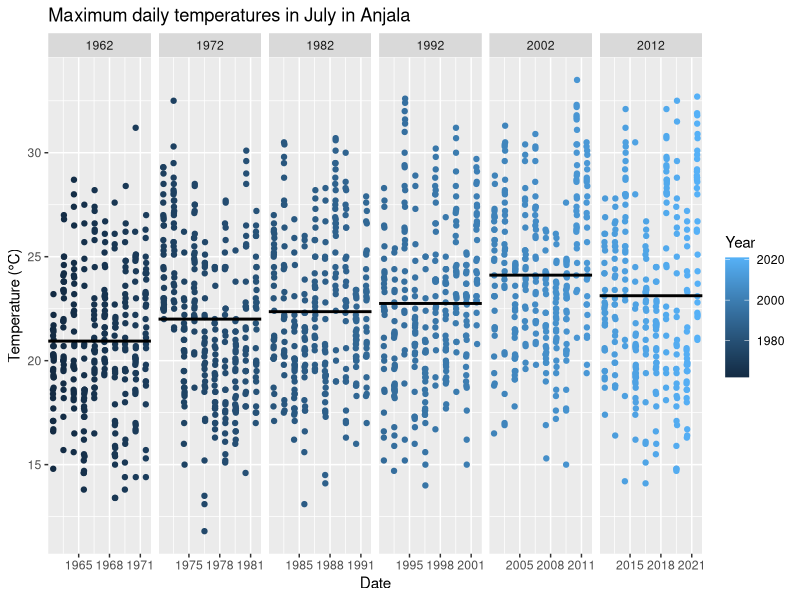
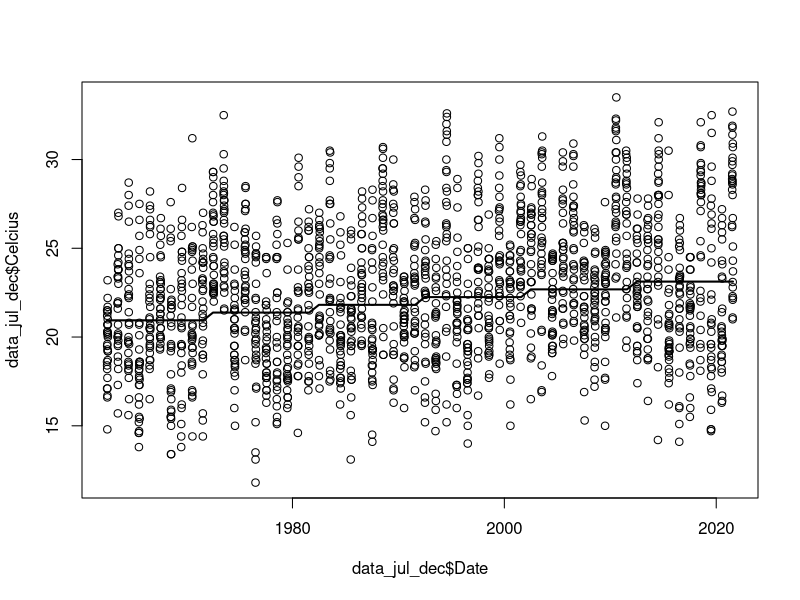
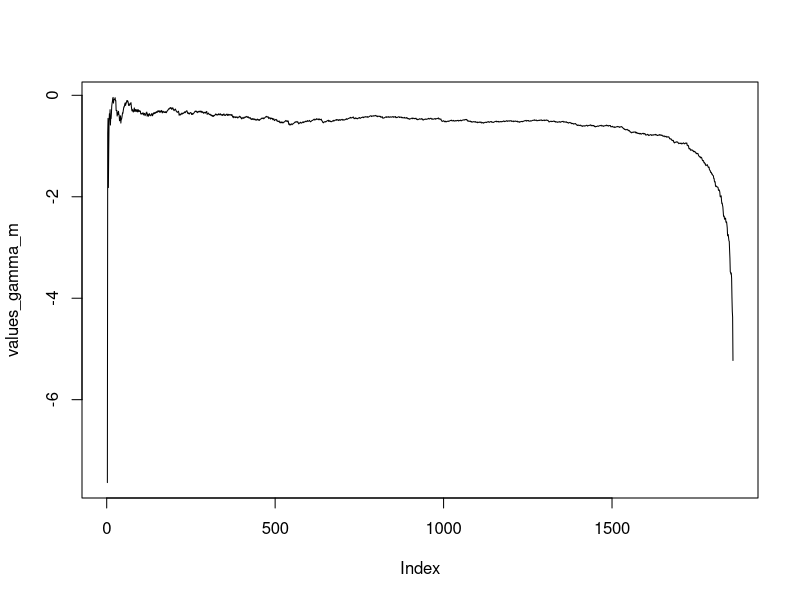
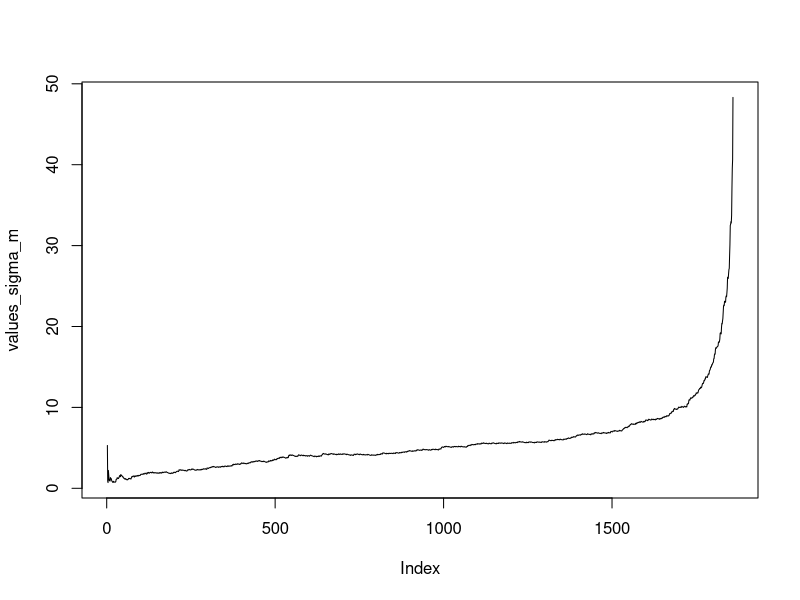
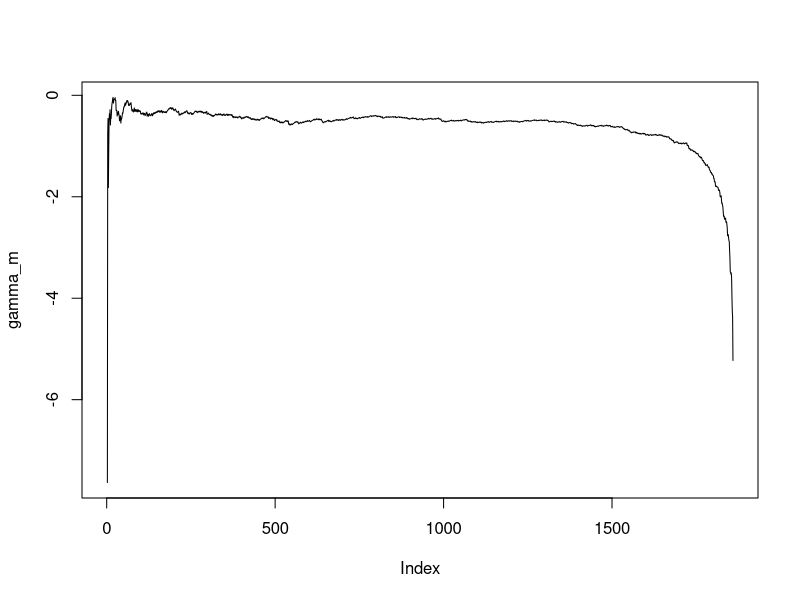
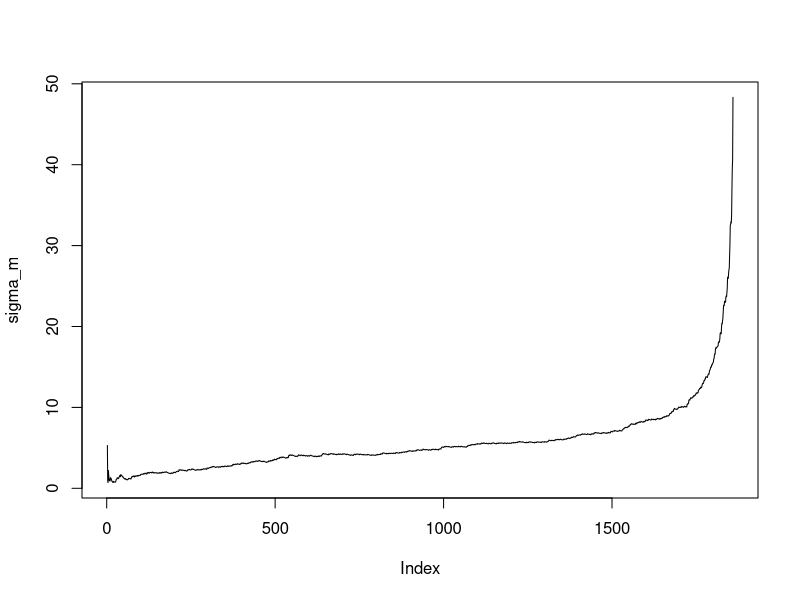
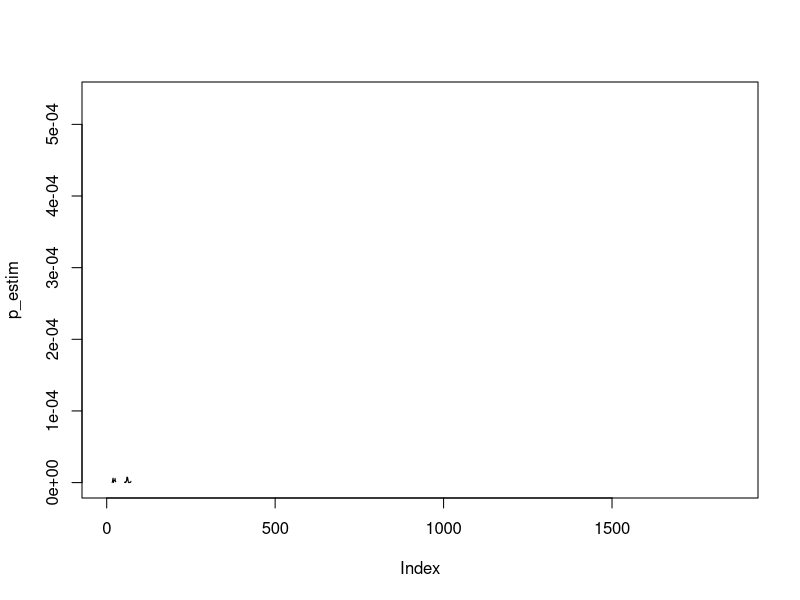

These figures' R source, in order:
setwd("/m/home/home3/33/norjav2/data/Documents/kandi_local/kandi/code")

#read data
data <- read.table(file = "anjala.csv", header = TRUE, sep = ",", col.names = 
                     c('Year', 'Month', 'Day', 'Hour', 'Time zone', 'Celcius'))
#setwd("C:/Users/vilma/OneDrive - Aalto University/Yliopisto/Kandi")

library(ggplot2)
library(dplyr)
#library(forecast)
#library(carData)
#library(car)
#library(lmtest)
#library(tseries)
library(gridExtra)
library(scales)

#theme_update(plot.title = element_text(hjust = 0.5))
#data <- read.table(file = "anjaladata.csv", header = TRUE, sep= ",", col.names = c('Year','Month', "Day", "hour", "aikavyohyke", 'Celcius'))
data$Date <- as.Date(with(data, paste(Year,Month,Day,sep="-")),"%Y-%m-%d")

#remove and edit data
data_july <- data[data$Month == "7",]
data_july$Group <- c(rep(1959,31), rep(1960,10*31), rep(1970,10*31), rep(1980,10*31), rep(1990,10*31), rep(2000,10*31), rep(2010,10*31), rep(2020,2*31))

# temp = ts(data_july$Celcius, start = 1959, frequency = 31)
# 
# ts.plot(temp, xlab = "Year",
#         ylab = "Celcius")
# 
# #mean_temp <- aggregate(data_july$Celcius, list(data_july$Year), FUN=mean)
# mean <- data_july%>% group_by(Year)%>%summarise(mean_val=mean(Celcius))
# ggplot(data_july, aes(Date, Celcius)) + geom_point(aes(colour=Year)) + 
#   geom_hline(data = mean, aes(yintercept = mean_val)) + 
#   facet_grid(~Year, scales = "free_x") + 
#   labs(title = "Maximum daily temperatures in July in Anjala", x = "Day (July)", y = "Temperature (\u00B0C)")
# 
# ts.plot(ts(mean$mean_val, start = 1959, frequency = 1))
# #one year of each decade
# data_10 <- filter(data_july, Year == "1961" | Year == "1971" | Year == "1981" | Year == "1991" | Year == "2001" | Year == "2011" | Year == "2021")
# mean_10 <- data_10%>% group_by(Year)%>%summarise(mean_val_10=mean(Celcius))
# ggplot(data_10, aes(Day, Celcius)) + geom_point(color = 'darkblue') + 
#   geom_hline(data = mean_10, aes(yintercept = mean_val_10)) + 
#   facet_grid(~Year, scales = "free_x")  + 
#   labs(title = "Maximum daily temperatures in July in Anjala", x = "Day (July)", y = "Temperature (\u00B0C)")
# 
# #suomeksi
# data_10 <- filter(data_july, Year == "1961" | Year == "1971" | Year == "1981" | Year == "1991" | Year == "2001" | Year == "2011" | Year == "2021")
# mean_10 <- data_10%>% group_by(Year)%>%summarise(mean_val_10=mean(Celcius))
# ggplot(data_10, aes(Day, Celcius)) + geom_point(color = 'darkgreen') + 
#   geom_hline(data = mean_10, aes(yintercept = mean_val_10)) + 
#   facet_grid(~Year, scales = "free_x")  + 
#   labs(title = "Vuorokauden ylin lämpötila Anjalassa", x = "Päivä (heinäkuu)", y = "Lämpötila (\u00B0C)")
# 
# #Compare two different decades
# data_compare1 <- filter(data_july, Group == "1970" | Group == "2010")
# mean_compare1 <- data_compare1%>% group_by(Year)%>%summarise(mean_val_comp1=mean(Celcius))
# ggplot(data_compare1, aes(Day, Celcius)) + 
#   geom_point(aes(colour=Year)) + 
#   geom_hline(data = mean_compare1, aes(yintercept = mean_val_comp1, col=Year)) + 
#   facet_grid(~Year, scales = "free_x")  + 
#   labs(title = "Maximum daily temperatures in July in Anjala", x = "Day (July)", y = "Temperature (\u00B0C)", colour = "Year")
# 
# 
# comp_1 <- filter(data_july, Group == "1970")
# mean_1 <- comp_1%>% group_by(Year)%>%summarise(mean_val_1=mean(Celcius))
# ggp1 <- ggplot(comp_1, aes(Day, Celcius)) + geom_point(colour= 'darkred') + 
#   geom_hline(data = mean_1, aes(yintercept = mean_val_1)) + 
#   facet_grid(~Year, scales = "free_x")  + 
#   labs(x = "Day (July)", y = "Temperature (\u00B0C)") + ylim(5,35)
# 
# 
# comp_2 <- filter(data_july, Group == "2010")
# mean_2 <- comp_2%>% group_by(Year)%>%summarise(mean_val_2=mean(Celcius))
# ggp2 <- ggplot(comp_2, aes(Day, Celcius)) + geom_point(colour= 'darkblue') + 
#   geom_hline(data = mean_2, aes(yintercept = mean_val_2)) + 
#   facet_grid(~Year, scales = "free_x")  + 
#   labs(x = "Day (July)", y = "Temperature (\u00B0C)") + ylim(5,35)
# 
# 
# grid.arrange(ggp1, ggp2, ncol = 2, top = "Maximum daily temperatures in July in Anjala")
# 
# data_compare2 <- filter(data_july, Group == "1960" |Group == "1980" | Group == "2000")
# mean_compare2 <- data_compare2%>% group_by(Group)%>%summarise(mean_val_comp2=mean(Celcius))
# ggplot(data_compare2, aes(Date, Celcius)) + geom_point() + 
# geom_hline(data = mean_compare2, aes(yintercept = mean_val_comp2)) + 
# facet_grid(~Group, scales = "free_x", labeller = labeller(Group = c('1960'="1960s",'1980'="1980s",'2000'="2000s"))) + labs(x = "Year", y = "Temperature (\u00B0C)")
# 
# data_july2 <- data.frame(data_july$Year, data_july$Day, data_july$Temperature)
# 
# #Decades
# data_july_dec <- filter(data_july, Group == "1960" | Group == "1970" | Group == "1980" | Group == "1990" | Group == "2000" |Group == "2010")
# mean_byDecade <- data_july_dec%>% group_by(Group)%>%summarise(mean_val_dec=mean(Celcius))
# ggplot(data_july_dec, aes(Date, Celcius)) + geom_point(aes(colour=Year)) + 
#   scale_x_date(date_breaks = "3 years" , date_labels = "%Y") +
#   geom_hline(data = mean_byDecade, aes(yintercept = mean_val_dec), size=1) + 
#   facet_grid(~Group, scales = "free_x", labeller = labeller(Group = c('1960'="1960s",'1970'="1970s",'1980'="1980s",'1990'="1990s",'2000'="2000s", '2010'="2010s"))) + 
#   labs(title = "Maximum daily temperatures in July in Anjala", x = "Date", y = "Temperature (\u00B0C)")
# x2 <- mean_byDecade[2]
# h2 <- sum(x2[2:6,]-x2[1:5,])*1/5
# data_july_dec$h2 <- c(rep(x2[1,1],10*31),rep(x2[1,1]+h2,10*31),rep(x2[1,1]+2*h2,10*31),rep(x2[1,1]+3*h2,10*31),rep(x2[1,1]+4*h2,10*31),rep(x2[1,1]+5*h2,10*31))
# y_centered2 <- data_july_dec$Celcius-as.numeric(data_july_dec$h2)
# 
# #Decades suom.
# data_july_dec <- filter(data_july, Group == "1960" | Group == "1970" | Group == "1980" | Group == "1990" | Group == "2000" |Group == "2010")
# mean_byDecade <- data_july_dec%>% group_by(Group)%>%summarise(mean_val_dec=mean(Celcius))
# ggplot(data_july_dec, aes(Date, Celcius)) + geom_point(aes(colour=Year)) + 
#   scale_x_date(date_breaks = "4 years" , date_labels = "%Y") +
#   geom_hline(data = mean_byDecade, aes(yintercept = mean_val_dec), size=1) + 
#   facet_grid(~Group, scales = "free_x", labeller = labeller(Group = c('1960'="1960-luku",'1970'="1970-luku",'1980'="1980-luku",'1990'="1990-luku",'2000'="2000-luku", '2010'="2010-luku"))) + 
#   labs(title = "Heinäkuun vuorokausien ylin lämpötila Anjalassa vuodesta 1960 alkaen", x = "Päivämäärä", y = "Lämpötila (\u00B0C)")


#mean_temp <- aggregate(data_july$Temperature, list(data_july$Year), FUN = mean)
#plot(mean_temp)

#10 year periods from 1962
data_july$Group2 <- c(rep(0,3*31), rep(1962,10*31), rep(1972,10*31), rep(1982,10*31), rep(1992,10*31), rep(2002,10*31), rep(2012,10*31))
data_jul_dec <- filter(data_july, Group2 == "1962" | Group2 == "1972" | Group2 == "1982" | Group2 == "1992" | Group2 == "2002" |Group2 == "2012")
mean_by_dec <- data_jul_dec%>% group_by(Group2)%>%summarise(mean_val_dec=mean(Celcius))
x <- mean_by_dec[2]
d <- sum(x[2:6,]-x[1:5,])*1/5
data_jul_dec$h <- c(rep(x[1,1],10*31),rep(x[1,1]+d,10*31),rep(x[1,1]+2*d,10*31),rep(x[1,1]+3*d,10*31),rep(x[1,1]+4*d,10*31),rep(x[1,1]+5*d,10*31))
ggplot(data_jul_dec, aes(Date, Celcius)) + geom_point(aes(colour=Year)) + 
  scale_x_date(date_breaks = "3 years" , date_labels = "%Y") +
  geom_hline(data = mean_by_dec, aes(yintercept = mean_val_dec), size=1) + 
  facet_grid(~Group2, scales = "free_x") + 
  labs(title = "Maximum daily temperatures in July in Anjala", x = "Date", y = "Temperature (\u00B0C)")

plot(data_jul_dec$Date, data_jul_dec$Celcius)
lines(data_jul_dec$Date, data_jul_dec$h, lwd=2.0)

#y_centered2 <- data_jul_dec$Celcius-as.numeric(data_jul_dec$h)
y_centered <- as.numeric(data_jul_dec$Celcius-c(rep(0,10*31),rep(d,10*31),rep(2*d,10*31),rep(3*d,10*31),rep(4*d,10*31),rep(5*d,10*31)))

#moment estimator
n <- length(data_jul_dec$Celcius)

m_n <- function(data, n, k, j){
  data_ordered <- sort(data, decreasing = FALSE)[(n-k):n]
  mean(((log(data_ordered)-log(data_ordered[1]))[-1])^j)
}

gamma_m <- function(data, n, k) {
  m_n_1 <- m_n(data, n, k, 1)
  m_n_2 <- m_n(data, n, k, 2)
  m_n_1+1-(1/2)*(1-((m_n_1^2)/m_n_2))^(-1)
}

values_gamma_m <- rep(0,n-1)
for (k in 1:(n-1)) {
  values_gamma_m[k] <- gamma_m(y_centered, n, k)
}

plot(values_gamma_m, type = 'l')
#for(k in 1:(n-1)){
#  y_ordered <- sort(y_centered,decreasing = FALSE)[(n-k):n]
#  m_n_1 <- 1/k*sum((log(y_ordered)-log(y_ordered[1]))[-1])
#  m_n_2 <- 1/k*sum(((log(y_ordered)-log(y_ordered[1]))[-1])^2)
#  values[k] <- m_n_1+1-(1/2)*(1-(m_n_1^2/m_n_2))^(-1)
#}

# for(k in 1:(n-1)){
#   y_ordered <- sort(y_centered,decreasing = FALSE)[(n-k):n]
#   m_n_1 <- mean((log(y_ordered)-log(y_ordered[1]))[-1])
#   m_n_2 <- mean(((log(y_ordered)-log(y_ordered[1]))[-1])^2)
#   gamma_m[k] <- m_n_1+1-(1/2)*(1-((m_n_1^2)/m_n_2))^(-1)
# }
# plot(gamma_m, type = 'l')
# hist(gamma_m)
# #negative values

#scale estimator
sigma_m <- function(data, n, k) {
  m_n_1 <- m_n(data, n, k, 1)
  m_n_2 <- m_n(data, n, k, 2)
  gamma_minus <-1-(1/2)*(1-(m_n_1^2/m_n_2))^(-1)
  data_ordered <- sort(data, decreasing = FALSE)[(n-k):n]
  data_ordered[1]*m_n_1*(1-gamma_minus)
}

values_sigma_m <- rep(0,n-1)
for (k in 1:(n-1)) {
  values_sigma_m[k] <- sigma_m(y_centered, n, k)
}

plot(values_sigma_m, type = 'l')

# #check <- rep(0,n-1)
# for(k in 1:(n-1)){
#   y_ordered <- sort(y_centered,decreasing = FALSE)[(n-k):n]
#   m_n_1 <- mean((log(y_ordered)-log(y_ordered[1]))[-1])
#   m_n_2 <- mean(((log(y_ordered)-log(y_ordered[1]))[-1])^2)
#   gamma_minus <-1-(1/2)*(1-(m_n_1^2/m_n_2))^(-1)
#   #gamma_m_check <- m_n_1+1-(1/2)*(1-(m_n_1^2/m_n_2))^(-1)
#   #check[k] <- gamma_minus+m_n_1-gamma_m_check
#   sigma_m[k] <- y_ordered[1]*m_n_1*(1-gamma_minus)
# }
# plot(sigma_m, type = 'l')
# hist(sigma_m)

#prob. est.
n <- length(data_jul_dec$Celcius)
sigma_m <- rep(0,n-1)
gamma_m <- rep(0,n-1)
p_estim <-rep(0,n-1)
for(k in 1:(n-1)){
  y_ordered <- sort(y_centered,decreasing = FALSE)[(n-k):n]
  m_n_1 <- mean((log(y_ordered)-log(y_ordered[1]))[-1])
  m_n_2 <- mean(((log(y_ordered)-log(y_ordered[1]))[-1])^2)
  gamma_minus <-1-(1/2)*(1-(m_n_1^2/m_n_2))^(-1)
  gamma_m[k] <- m_n_1+1-(1/2)*(1-((m_n_1^2)/m_n_2))^(-1)
  sigma_m[k] <- y_ordered[1]*m_n_1*(1-gamma_minus)
  p_estim[k] <- (k/n)*((((37-6*d-y_ordered[1])*gamma_m[k])/sigma_m[k])+1)^(-1/gamma_m[k])
}
plot(gamma_m, type = 'l')
plot(sigma_m, type = 'l')
plot(p_estim, type = 'l')

k <- 500
p_estim <- (k/n)*-3.227986^(-1/gamma_m[k])

#
